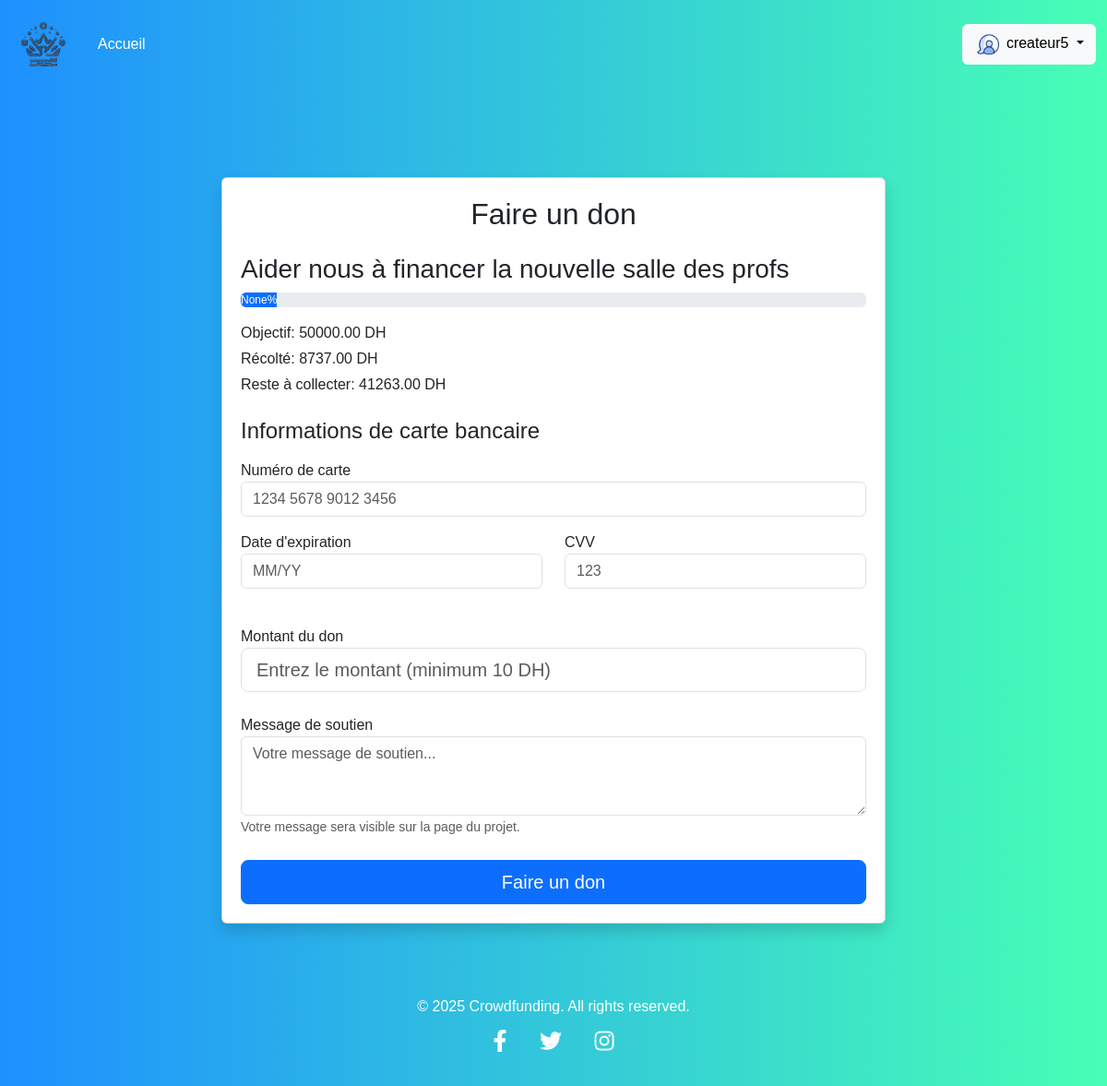
Screenshot of /project/22/donate/ (signed in) with the database file from the repository.
### config/models.py (models this page shows, shortened)
class Projet(models.Model):
    STATUT_CHOICES = (
        ('en_cours', 'En cours'),
        ('termine', 'Terminé'),
        ('annule', 'Annulé'),
    )
    titre = models.CharField(max_length=200)
    description = models.TextField()
    montant_objectif = models.DecimalField(max_digits=10, decimal_places=2)
    montant_recolte = models.DecimalField(max_digits=10, decimal_places=2, default=0)  # Track the total money raised
    date_creation = models.DateTimeField(auto_now_add=True)  # This will automatically set the creation date
    image = models.ImageField(upload_to='projets/', blank=True, null=True)
    createur = models.ForeignKey(Createur, on_delete=models.CASCADE)
    statut = models.CharField(max_length=20, choices=STATUT_CHOICES, default='en_cours')
    date_fin = models.DateTimeField(null=True, blank=True)
    class Meta:
        db_table = 'config_projet'  # Spécifier explicitement le nom de la table
    def montant_restant(self):
        return self.montant_objectif - self.montant_recolte
    def avancement(self):
        if self.montant_objectif == 0:
            return 0
            return (self.montant_recolte / self.montant_objectif) * 100

### config/views.py (the view, shortened to what this page needs)
class Donate(View):
    @method_decorator(login_required)
    def get(self, request, project_id):
        project = get_object_or_404(Projet, id=project_id)
        form = DonationForm()
        return render(request, 'projets/donation_form.html', {
            'project': project,
            'form': form
        })

### projets/templates/projets/donation_form.html (shortened to what this page needs)
{% extends 'base.html' %}
{% load static %}
{% block content %}
<div class="container py-5">
    <div class="row">
        <div class="col-md-8 mx-auto">
            <div class="card shadow">
                <div class="card-body">
                    <h2 class="card-title text-center mb-4">Faire un don</h2>
                    <div class="project-info mb-4">
                        <h3>{{ project.titre }}</h3>
                        <div class="progress mb-3">
                            <div class="progress-bar" role="progressbar"
                                 style="width: {{ project.avancement }}%;"
                                 aria-valuenow="{{ project.avancement }}"
                                 aria-valuemin="0"
                                 aria-valuemax="100">
                                {{ project.avancement }}%
                            </div>
                        </div>
                        <p class="mb-1">Objectif: {{ project.montant_objectif }} DH</p>
                        <p class="mb-1">Récolté: {{ project.montant_recolte }} DH</p>
                        <p class="mb-3">Reste à collecter: {{ project.montant_restant }} DH</p>
                    </div>
                    <form method="post" class="donation-form">
                        <div class="card-details mb-4">
                            <h4 class="mb-3">Informations de carte bancaire</h4>
                            <div class="form-group mb-3">
                                <label for="{{ form.card_number.id_for_label }}">Numéro de carte</label>
                                {{ form.card_number }}
                            </div>
                            <div class="row">
                                <div class="col-md-6">
                                    <div class="form-group mb-3">
                                        <label for="{{ form.expiry_date.id_for_label }}">Date d'expiration</label>
                                        {{ form.expiry_date }}
                                    </div>
                                </div>
                                <div class="col-md-6">
                                    <div class="form-group mb-3">
                                        <label for="{{ form.cvv.id_for_label }}">CVV</label>
                                        {{ form.cvv }}
                                    </div>
                                </div>
                            </div>
                        </div>
                        <div class="form-group mb-4">
                            <label for="{{ form.montant.id_for_label }}">Montant du don</label>
                            {{ form.montant }}
                        </div>
                        <div class="form-group mb-4">
                            <label for="{{ form.message.id_for_label }}">Message de soutien</label>
                            {{ form.message }}
                            <small class="form-text text-muted">Votre message sera visible sur la page du projet.</small>
                        </div>
                        <div class="d-grid">
                            <button type="submit" class="btn btn-primary btn-lg">
                                Faire un don
                            </button>
                        </div>
                    </form>
                </div>
            </div>
        </div>
    </div>
</div>
{% endblock %}

### config/templates/base.html (shortened to what this page needs)
{% load static %}
<!DOCTYPE html>
<html lang="en">
<head>
    <link rel="stylesheet" href="https://cdn.jsdelivr.net/npm/bootstrap@5.3.0/dist/css/bootstrap.min.css">
    <link href="https://cdnjs.cloudflare.com/ajax/libs/font-awesome/5.15.4/css/all.min.css" rel="stylesheet">
</head>
<body>
    <nav class="navbar navbar-expand-lg bg-primary" data-bs-theme="dark">
        <div class="container-fluid">
          <a class="navbar-brand" href="{% url 'home' %}">
            <img src="{% static 'img/Logoalt.gif' %}" alt="Logo" height="70">
          </a>
          <div class="collapse navbar-collapse" id="navbarColor01">
            <ul class="navbar-nav me-auto">
              <li class="nav-item">
                <a class="nav-link active" href="{% url 'home' %}">Accueil</a>
              </li>
            </ul>
            {% if user.is_authenticated %}
              <div class="dropdown">
                <button class="btn btn-light dropdown-toggle"
                        type="button"
                        id="accountMenu"
                        data-bs-toggle="dropdown"
                        aria-expanded="false">
                        <img src="{% static 'img/user_icon.gif' %}" alt="Logo" height="30"> {{ user.username }}
                </button>
              </div>
            {% else %}
              <a class="btn btn-light" href="{% url 'login' %}">
                <i class="fas fa-sign-in-alt"></i> Login
              </a>
            {% endif %}
          </div>
        </div>
      </nav>
    <main class="container mt-5">
        {% block content %}
        {% endblock %}
    </main>
    <footer class="footer">
        <div class="container">
            <p class="mb-2">&copy; 2025 Crowdfunding. All rights reserved.</p>
            <div>
                <a href="#" class="text-white me-3"><i class="fab fa-facebook-f"></i></a>
                <a href="#" class="text-white me-3"><i class="fab fa-twitter"></i></a>
                <a href="#" class="text-white"><i class="fab fa-instagram"></i></a>
            </div>
        </div>
    </footer>
</body>
</html>

### config/templates/base.html (style rules this page uses)
body { background: linear-gradient(to right, #1e90ff, #47ffb5); font-family: 'Arial', sans-serif; }
.navbar { background: linear-gradient(to right, #1e90ff, #47ffb5); position: sticky; top: 0; z-index: 1000; }
.card-body { padding: 20px; }
.footer { background: linear-gradient(to right, #1e90ff, #47ffb5); padding: 30px 0; text-align: center; color: white; }
.footer a { color: white; margin: 0 15px; font-size: 1.5rem; }
.navbar-brand { font-family: 'Poppins', sans-serif; font-weight: 600; font-size: 1.75rem; }

### rows the page displays
Projet: titre "Aider nous à financer la nouvelle salle des profs", avancement "None", montant_objectif "50000.00", montant_recolte "8737.00", montant_restant "41263.00"

### other values shown
{{ user.username }} "createur5"
